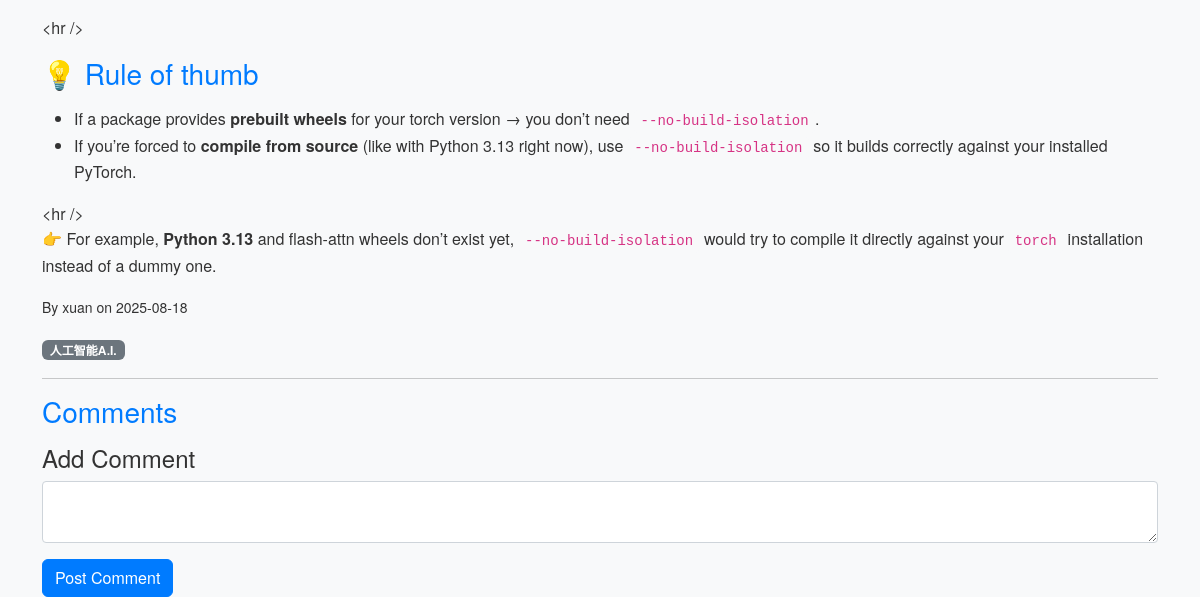
Page /post/11 (lower part) on the earlier database version.
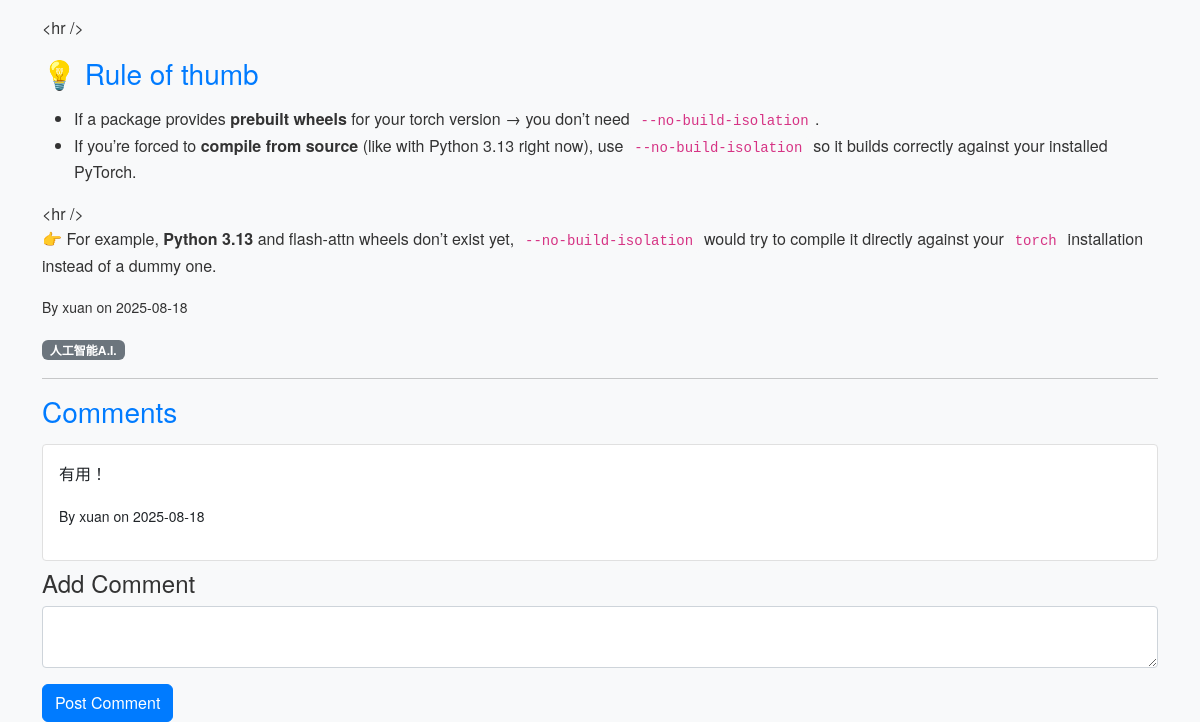
Same page on the later database version.
### app/models.py (models this page shows, shortened)
class Comment(db.Model):
    id = db.Column(db.Integer, primary_key=True)
    body = db.Column(db.Text, nullable=False)
    timestamp = db.Column(db.DateTime, index=True, default=datetime.utcnow)
    user_id = db.Column(db.Integer, db.ForeignKey('user.id'))
    post_id = db.Column(db.Integer, db.ForeignKey('post.id'), nullable=False)
    approved = db.Column(db.Boolean, default=False)  # For moderation

class User(db.Model, UserMixin):
    id = db.Column(db.Integer, primary_key=True)
    username = db.Column(db.String(64), index=True, unique=True)
    email = db.Column(db.String(120), index=True, unique=True)
    password_hash = db.Column(db.String(128))
    posts = db.relationship('Post', backref='author', lazy='dynamic')
    comments = db.relationship('Comment', backref='author', lazy='dynamic')
    about_me = db.Column(db.String(140))
    last_seen = db.Column(db.DateTime, default=datetime.utcnow)
    about_me = db.Column(db.Text)  # Changed from String(140) to Text for richer content
    avatar = db.Column(db.String(128))  # New field for avatar filename

### app/routes.py (the view, shortened to what this page needs)
@bp.route('/post/<int:post_id>', methods=['GET', 'POST'])
def post(post_id):
    post = Post.query.get_or_404(post_id)
    form = CommentForm()
    if request.method == 'POST' and not form.validate():
        if request.headers.get('X-Requested-With') == 'XMLHttpRequest':
            return jsonify({'success': False, 'message': 'Invalid comment data'}), 400
    comments = post.comments.filter_by(approved=True).order_by(Comment.timestamp.asc())
    post_body_html = bleach.clean(
        markdown.markdown(post.body, extensions=['extra', 'codehilite']),
        tags=ALLOWED_TAGS,
        attributes=ALLOWED_ATTRIBUTES
    )
    return render_template('post.html', post=post, form=form, comments=comments, post_body_html=post_body_html)

### app/forms.py
class CommentForm(FlaskForm):
    body = TextAreaField('Comment', validators=[DataRequired()])
    submit = SubmitField('Post Comment')

### app/templates/post.html (shortened to what this page needs)
{% extends 'base.html' %}
{% block content %}
<div class="post-content">{{ post_body_html | safe }}</div>
<p><small>By {{ post.author.username }} on {{ post.timestamp.strftime('%Y-%m-%d') }}</small></p>
{% if post.category %}<span class="badge bg-secondary">{{ post.category.name }}</span>{% endif %}
<hr>
<h3>Comments</h3>
<div class="comments-list">
    {% for comment in comments %}
    <div class="card mb-2">
        <div class="card-body">
            <p>{{ comment.body }}</p>
            <p><small>By {% if comment.author %}{{ comment.author.username }}{% else %}Guest{% endif %} on {{ comment.timestamp.strftime('%Y-%m-%d') }}</small></p>
        </div>
    </div>
    {% endfor %}
</div>
<h4>Add Comment</h4>
<form action="" method="post">
    <div class="mb-3">{{ form.body(class="form-control") }}</div>
    {{ form.submit(class="btn btn-primary") }}
</form>
{% endblock %}

Differences in the rows shown:
added Comment: body "有用！", author.username "xuan", timestamp "2025-08-18"
